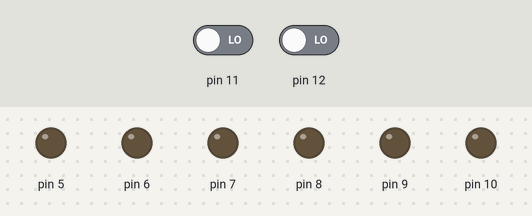
Recording of a sketch running on a simulated Arduino Uno, built with avr-gcc and run on an emulated ATmega328P. On the bench: output pins drawn as LEDs (lit = HIGH). The inputs (shaded band) are chosen by the test bench; at power-on: pin 11 LOW, pin 12 LOW.

Above: at 1.2 s.
1.3 s: pin 11 driven HIGH
At 1.8 s:
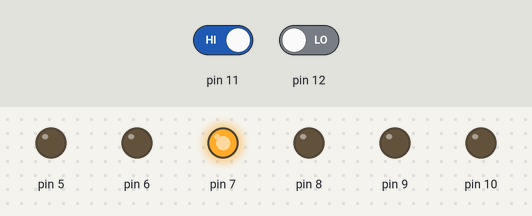
2.8 s: pin 12 driven HIGH
At 4.0 s:
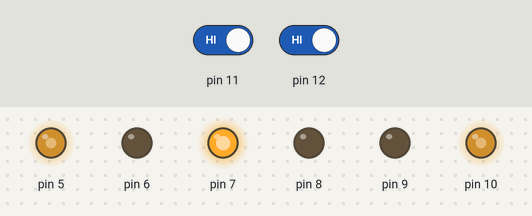
4.3 s: pin 11 driven LOW
At 5.3 s:
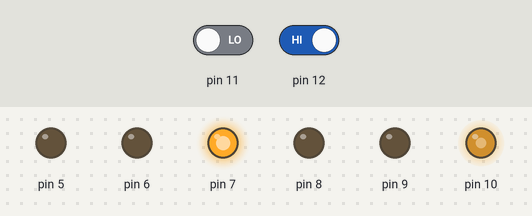
Timing chart, 0 to 7.3 s (numbered marks = the images above; inputs shaded):
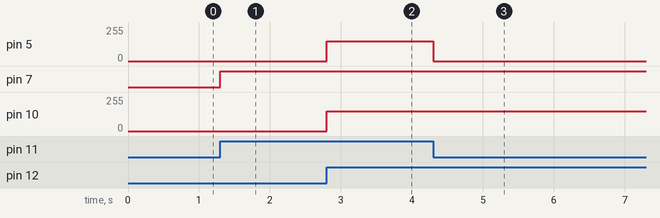

Measured:
- after the input at 1.3 s, pin 7: LOW → HIGH at once
- after the input at 2.8 s, pin 5, pin 10: 0/255 → 150/255 at once
- after the input at 4.3 s, pin 5: 150/255 → 0/255 at once

The sketch:

line_follower.ino
```cpp
void setup()
{
  pinMode(12, INPUT);
  pinMode(11, INPUT);
  pinMode(10, OUTPUT);
  pinMode(9, OUTPUT);
  pinMode(6, OUTPUT);
  pinMode(5, OUTPUT);
}

void loop(){
/*{
  analogWrite(10, 0);
  analogWrite(9, 0);
  analogWrite(8, 0);
  analogWrite(7, 0);
  delay(1500);
}*/
  int c = digitalRead(12);
  int d = digitalRead(11);

  if (c == 1 && d == 1)
  {
    analogWrite(10, 150);
    analogWrite(9, 0);
    analogWrite(6, 0);
    analogWrite(5, 150);
  }

  else if (c == 0 && d == 0)
  {
    analogWrite(10, 0);
    analogWrite(9, 0);
    analogWrite(6, 0);
    analogWrite(5, 0);
  }

  else if (c == 1 && d == 0)
  {
    analogWrite(10, 150);
    analogWrite(9, 0);
    analogWrite(6, 0);
    analogWrite(5, 0);
    delay(150);
  }

  else if (c == 0 && d == 1)
  {
    analogWrite(10, 0);
    analogWrite(9, 0);
    analogWrite(8, 0);
    analogWrite(7, 150);
    delay(150);
  }

  else
  {
    analogWrite(10, 0);
    analogWrite(9, 0);
    analogWrite(6, 0);
    analogWrite(5, 0);

  }

}
```
